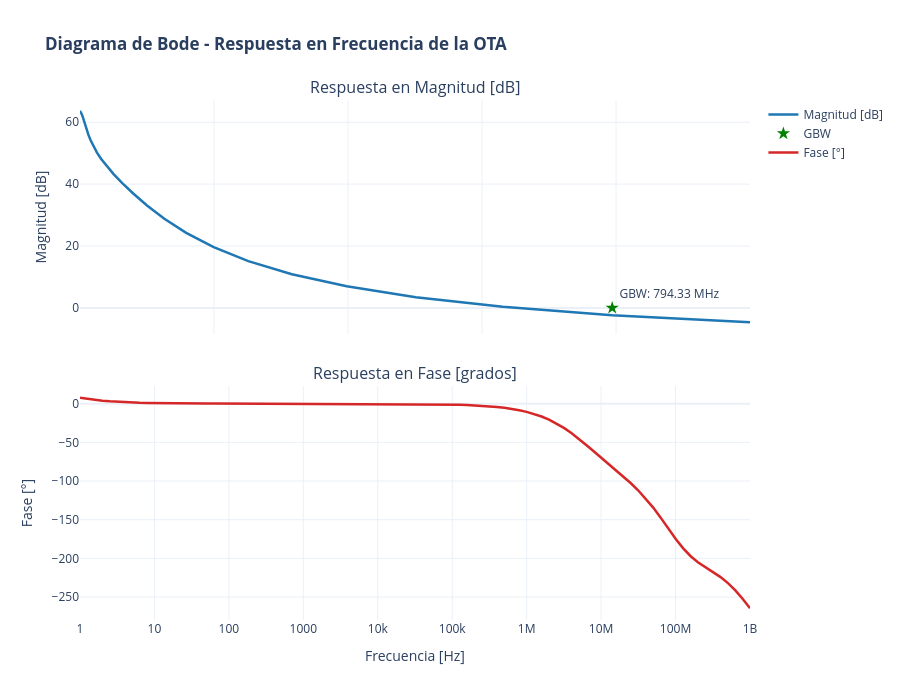

This figure's notebook cell:
### Markdown cell above
# Caracterización de Punto de Operación (.OP) y Respuesta AC de la OTA (Sky130)
---
Este notebook realiza la caracterización del Amplificador Operacional de Transconductancia (**OTA**) definido en `OTA_tb.sch`:

1. **Análisis en Frecuencia (Respuesta AC):**
   - Extracción de **Ganancia DC ($A_{v0}$)**, **Ancho de Banda a -3dB ($f_{-3dB}$)**, **Frecuencia de Ganancia Unitaria ($GBW$)** y **Margen de Fase ($PM$)**.
   - Diagrama de Bode Interactivo (Magnitud y Fase) con `plotly.graph_objects`.

2. **Tabla de Punto de Operación (.OP) y Verificación de Región:**
   - Extracción de parámetros de polarización y pequeña señal para los 8 transistores del OTA (`Mnr`, `Mpr`, `Mo`, `Mn`, `Mp`, `Mr`, `Mrc1`, `Mc2`):
     - Corriente de Drenador ($I_D$), Transconductancia ($g_m$), Conductancia de Drenador ($g_{ds}$), Resistencia de Salida ($r_o$), Ganancia Intrínseca ($g_m r_o$).
     - Tensiones de Polarización: $|V_{GS}|$, $|V_{DS}|$, $|V_{th}|$, $|V_{dsat}|$.
     - **Margen de Saturación:** $|V_{DS}| - |V_{dsat}|$ (Permite verificar si $|V_{DS}| \ge |V_{dsat}|$).
     - **Región de Operación:** Clasificación explícita en **Saturación**, **Triodo** o **Débil Inversión (Weak Inversion)**.

### Code cell
# ==============================================================================
# Encabezado: Simulación AC y Generación de Diagrama de Bode
# Descripción: Ejecuta la simulación AC en NGspice, extrae métricas de ganancia,
#              ancho de banda y margen de fase, y grafica el diagrama de Bode.
# ==============================================================================

import subprocess
import os
import numpy as np
np.complex_ = complex  # Parche de compatibilidad para spyci con NumPy 2.0
from spyci import spyci
import plotly.graph_objects as go
from plotly.subplots import make_subplots

# ── 1. Carga de Datos de Simulación AC con spyci ─────────────────────────────
raw_ac_file = "../xschem/OTA_ac.raw"
if not os.path.exists(raw_ac_file):
    raw_ac_file = "/foss/designs/LDO-sky130/xschem/OTA_ac.raw"

ac_data = spyci.load_raw(raw_ac_file)
raw_ac_vals = ac_data['values']

freq = np.real(raw_ac_vals['frequency'])
vo_complex = raw_ac_vals['v(vo)']

mag_db = 20 * np.log10(np.abs(vo_complex))
phase_deg = np.angle(vo_complex, deg=True)
phase_deg = np.unwrap(np.radians(phase_deg)) * (180.0 / np.pi)

# ── 2. Cálculo de Métricas de Desempeño AC ───────────────────────────────────
av0_db = mag_db[0]
av0_lin = 10**(av0_db / 20.0)

idx_3db = np.where(mag_db <= (av0_db - 3.0))[0]
f_3db = freq[idx_3db[0]] if len(idx_3db) > 0 else np.nan

idx_gbw = np.where(mag_db <= 0.0)[0]
if len(idx_gbw) > 0:
    f_gbw = freq[idx_gbw[0]]
    pm = 180.0 + phase_deg[idx_gbw[0]]
else:
    f_gbw = np.nan
    pm = np.nan

print("=== RESULTADOS DE CARACTERIZACIÓN AC ===")
print(f"Ganancia en DC (Av0):           {av0_db:.2f} dB ({av0_lin:.2f} V/V)")
print(f"Frecuencia de Corte (-3dB):    {f_3db/1e3:.2f} kHz")
print(f"Ancho de Banda GBW (0 dB):     {f_gbw/1e6:.2f} MHz")
print(f"Margen de Fase (PM):           {pm:.2f}°")

# ── 3. Generación de Diagrama de Bode con Plotly ─────────────────────────────
fig = make_subplots(rows=2, cols=1, shared_xaxes=True,
                    vertical_spacing=0.1,
                    subplot_titles=("Respuesta en Magnitud [dB]", "Respuesta en Fase [grados]"))

fig.add_trace(go.Scatter(x=freq, y=mag_db, mode='lines', name='Magnitud [dB]',
                         line=dict(color='#1f77b4', width=2.5)), row=1, col=1)

if not np.isnan(f_gbw):
    fig.add_trace(go.Scatter(x=[f_gbw], y=[0], mode='markers+text', name='GBW',
                             text=[f'GBW: {f_gbw/1e6:.2f} MHz'], textposition='top right',
                             marker=dict(size=10, color='green', symbol='star')), row=1, col=1)

fig.add_trace(go.Scatter(x=freq, y=phase_deg, mode='lines', name='Fase [°]',
                         line=dict(color='#d62728', width=2.5)), row=2, col=1)

fig.update_xaxes(type="log", title_text="Frecuencia [Hz]", row=2, col=1)
fig.update_yaxes(title_text="Magnitud [dB]", row=1, col=1)
fig.update_yaxes(title_text="Fase [°]", row=2, col=1)

fig.update_layout(height=700, title_text="<b>Diagrama de Bode - Respuesta en Frecuencia de la OTA</b>",
                  template="plotly_white", showlegend=True)
fig.show()

### Figure 1 — Plotly figure (JSON) as saved in the notebook; plotly's stock layout.template omitted (floating-point values rounded to 4 significant figures)
{"data": [{"line": {"color": "#1f77b4", "width": 2.5}, "mode": "lines", "name": "Magnitud [dB]", "type": "scatter", "x": [1.0, 1.259, 1.585, 1.995, 2.512, 3.162, 3.981, 5.012, 6.31, 7.943, 10.0, 12.59, 15.85, 19.95, 25.12, 31.62, 39.81, 50.12, 63.1, 79.43, 100.0, 125.9, 158.5, 199.5, 251.2, 316.2, 398.1, 501.2, 631.0, 794.3, 1000.0, 1259.0, 1585.0, 1995.0, 2512.0, 3162.0, 3981.0, 5012.0, 6310.0, 7943.0, 10000.0, 12590.0, 15850.0, 19950.0, 25120.0, 31620.0, 39810.0, 50120.0, 63100.0, 79430.0, 100000.0, 125900.0, 158500.0, 199500.0, 251200.0, 316200.0, 398100.0, 501200.0, 631000.0, 794300.0, 1000000.0, 1259000.0, 1585000.0, 1995000.0, 2512000.0, 3162000.0, 3981000.0, 5012000.0, 6310000.0, 7943000.0, 10000000.0, 12590000.0, 15850000.0, 19950000.0, 25120000.0, 31620000.0, 39810000.0, 50120000.0, 63100000.0, 79430000.0, 100000000.0, 125900000.0, 158500000.0, 199500000.0, 251200000.0, 316200000.0, 398100000.0, 501200000.0, 631000000.0, 794300000.0, 1000000000.0], "xaxis": "x", "y": [63.34, 63.37, 63.39, 63.4, 63.4, 63.41, 63.41, 63.41, 63.42, 63.42, 63.42, 63.42, 63.42, 63.42, 63.42, 63.42, 63.42, 63.42, 63.42, 63.42, 63.42, 63.42, 63.42, 63.42, 63.42, 63.42, 63.42, 63.42, 63.42, 63.42, 63.42, 63.42, 63.42, 63.42, 63.42, 63.42, 63.42, 63.42, 63.42, 63.42, 63.42, 63.42, 63.42, 63.42, 63.42, 63.42, 63.42, 63.42, 63.42, 63.42, 63.42, 63.42, 63.41, 63.41, 63.41, 63.4, 63.4, 63.39, 63.37, 63.34, 63.3, 63.23, 63.12, 62.95, 62.7, 62.33, 61.79, 61.06, 60.11, 58.92, 57.51, 55.92, 54.17, 52.28, 50.27, 48.13, 45.82, 43.26, 40.36, 36.99, 33.13, 28.83, 24.26, 19.62, 15.11, 10.87, 6.968, 3.457, 0.3421, -2.366, -4.654], "yaxis": "y"}, {"marker": {"color": "green", "size": 10, "symbol": "star"}, "mode": "markers+text", "name": "GBW", "text": ["GBW: 794.33 MHz"], "textposition": "top right", "type": "scatter", "x": [794300000.0], "xaxis": "x", "y": [0], "yaxis": "y"}, {"line": {"color": "#d62728", "width": 2.5}, "mode": "lines", "name": "Fase [°]", "type": "scatter", "x": [1.0, 1.259, 1.585, 1.995, 2.512, 3.162, 3.981, 5.012, 6.31, 7.943, 10.0, 12.59, 15.85, 19.95, 25.12, 31.62, 39.81, 50.12, 63.1, 79.43, 100.0, 125.9, 158.5, 199.5, 251.2, 316.2, 398.1, 501.2, 631.0, 794.3, 1000.0, 1259.0, 1585.0, 1995.0, 2512.0, 3162.0, 3981.0, 5012.0, 6310.0, 7943.0, 10000.0, 12590.0, 15850.0, 19950.0, 25120.0, 31620.0, 39810.0, 50120.0, 63100.0, 79430.0, 100000.0, 125900.0, 158500.0, 199500.0, 251200.0, 316200.0, 398100.0, 501200.0, 631000.0, 794300.0, 1000000.0, 1259000.0, 1585000.0, 1995000.0, 2512000.0, 3162000.0, 3981000.0, 5012000.0, 6310000.0, 7943000.0, 10000000.0, 12590000.0, 15850000.0, 19950000.0, 25120000.0, 31620000.0, 39810000.0, 50120000.0, 63100000.0, 79430000.0, 100000000.0, 125900000.0, 158500000.0, 199500000.0, 251200000.0, 316200000.0, 398100000.0, 501200000.0, 631000000.0, 794300000.0, 1000000000.0], "xaxis": "x2", "y": [7.667, 6.104, 4.855, 3.86, 3.068, 2.438, 1.937, 1.539, 1.222, 0.9708, 0.7711, 0.6125, 0.4865, 0.3863, 0.3068, 0.2436, 0.1933, 0.1534, 0.1216, 0.09625, 0.07606, 0.05992, 0.04697, 0.03652, 0.02802, 0.021, 0.01511, 0.01002, 0.005469, 0.001206, -0.002993, -0.007352, -0.0121, -0.0175, -0.02382, -0.03142, -0.04068, -0.05212, -0.06633, -0.08407, -0.1063, -0.1342, -0.1692, -0.2132, -0.2686, -0.3383, -0.426, -0.5364, -0.6754, -0.8503, -1.07, -1.348, -1.696, -2.135, -2.688, -3.383, -4.256, -5.354, -6.732, -8.459, -10.62, -13.3, -16.62, -20.68, -25.58, -31.37, -38.04, -45.44, -53.37, -61.56, -69.79, -77.94, -86.06, -94.29, -102.9, -112.3, -122.7, -134.4, -147.3, -161.1, -174.6, -186.8, -196.9, -204.9, -211.4, -217.4, -223.8, -231.6, -241.1, -252.2, -264.5], "yaxis": "y2"}], "layout": {"annotations": [{"font": {"size": 16}, "showarrow": false, "text": "Respuesta en Magnitud [dB]", "x": 0.5, "xanchor": "center", "xref": "paper", "y": 1, "yanchor": "bottom", "yref": "paper"}, {"font": {"size": 16}, "showarrow": false, "text": "Respuesta en Fase [grados]", "x": 0.5, "xanchor": "center", "xref": "paper", "y": 0.45, "yanchor": "bottom", "yref": "paper"}], "height": 700, "showlegend": true, "title": {"text": "<b>Diagrama de Bode - Respuesta en Frecuencia de la OTA</b>"}, "xaxis": {"anchor": "y", "domain": [0, 1], "matches": "x2", "showticklabels": false}, "xaxis2": {"anchor": "y2", "domain": [0, 1], "title": {"text": "Frecuencia [Hz]"}, "type": "log"}, "yaxis": {"anchor": "x", "domain": [0.55, 1], "title": {"text": "Magnitud [dB]"}}, "yaxis2": {"anchor": "x2", "domain": [0, 0.45], "title": {"text": "Fase [°]"}}}}
